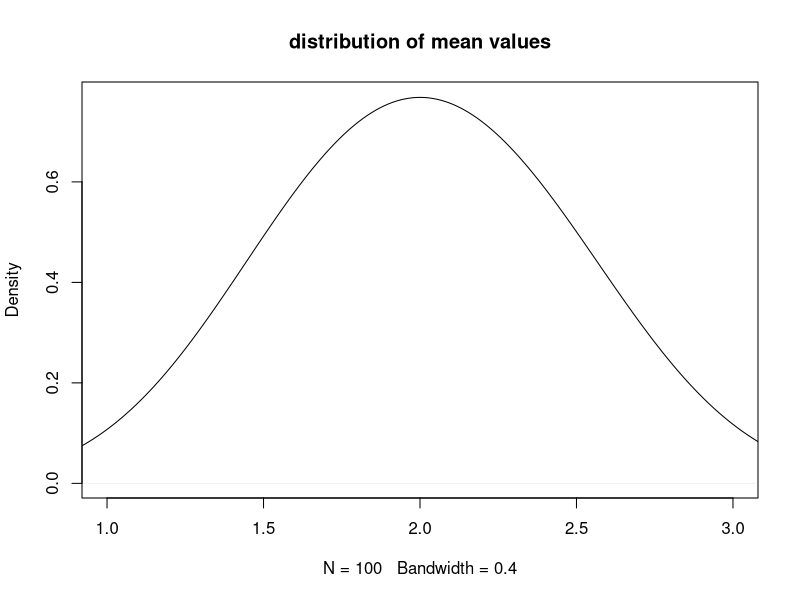
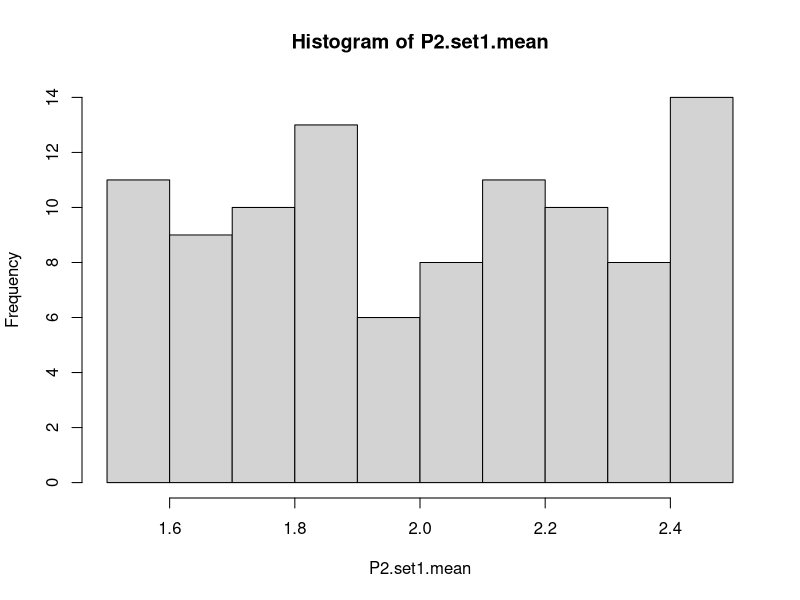
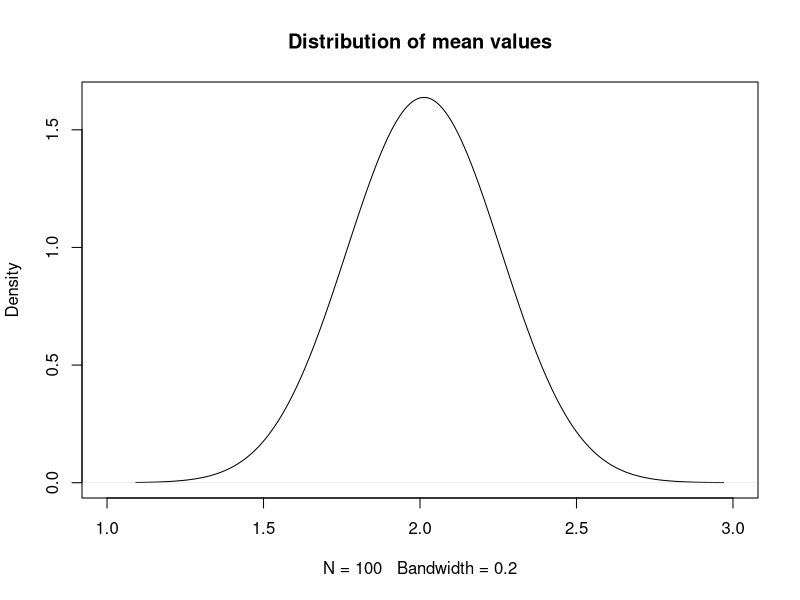
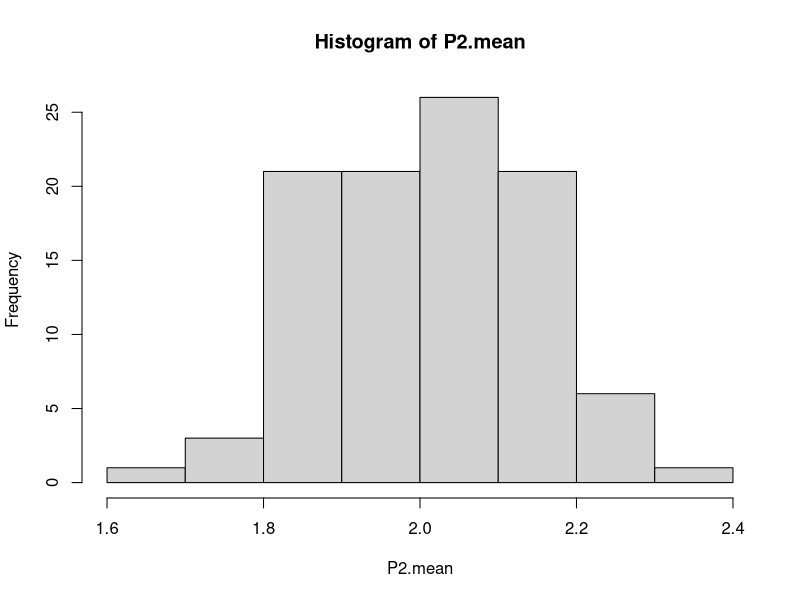
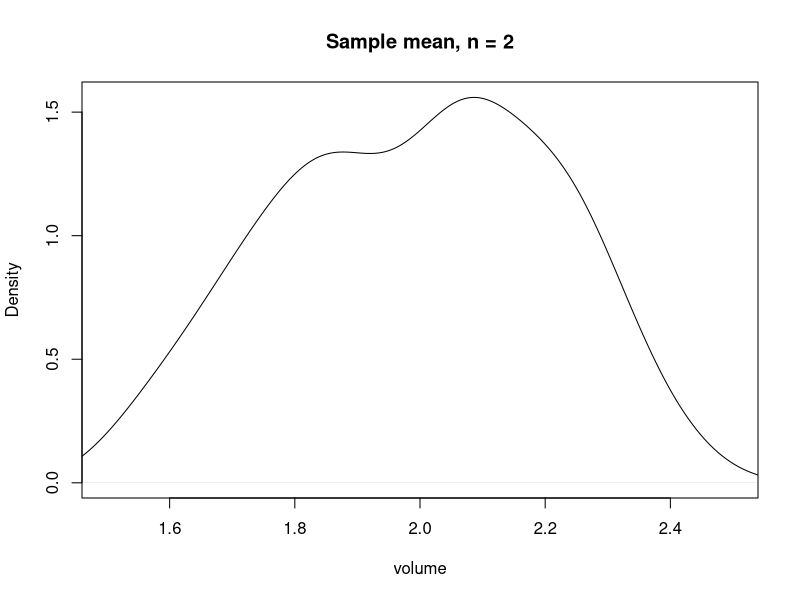
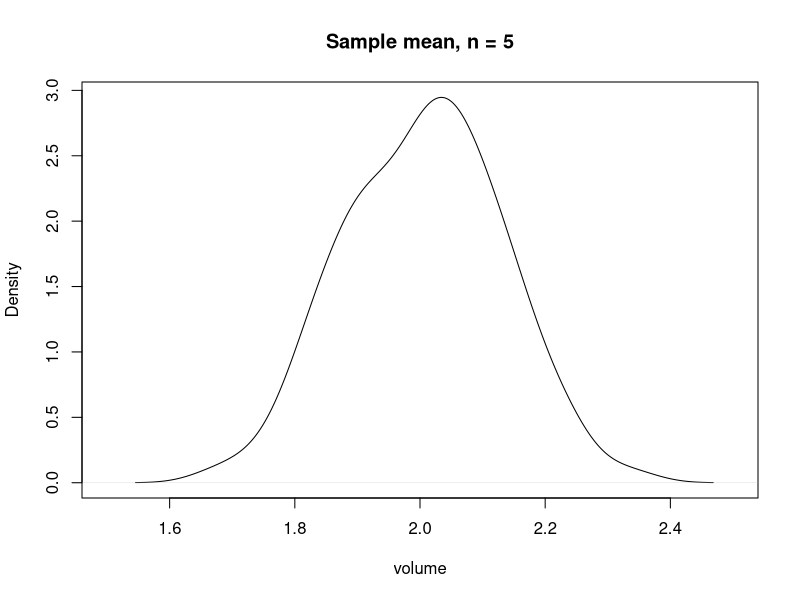
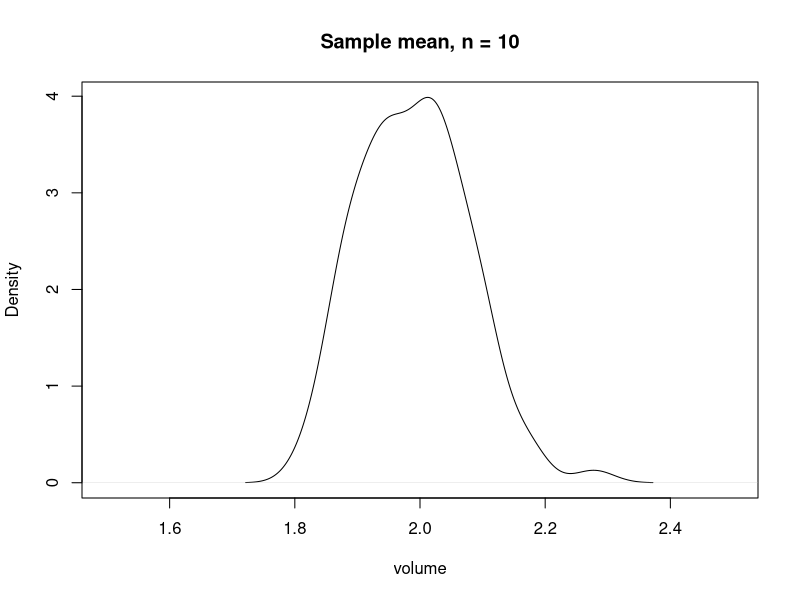
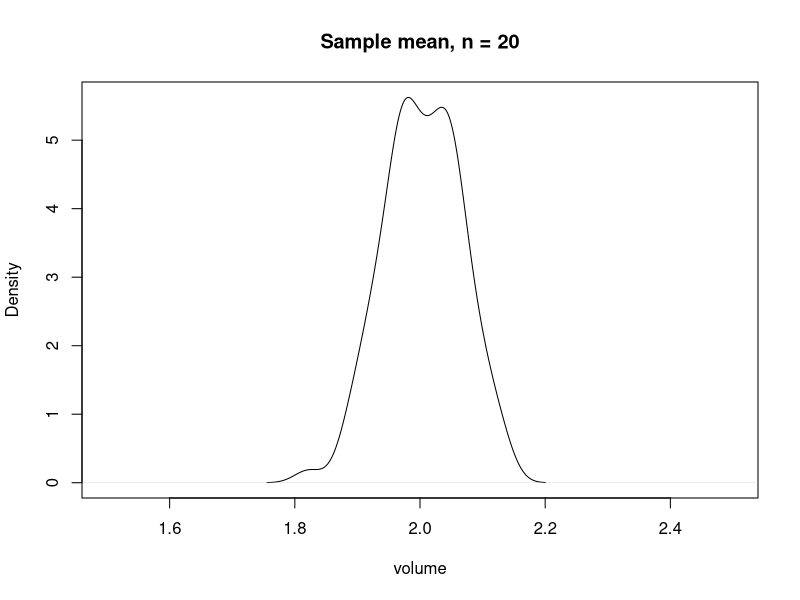

These charts were generated, in order, by the following R code:
## ---- chunk 1
dbinom(x=7, size=10, prob = 0.5) 
# x = number of successes; size = number of trials; prob = probability of success on each trial
## ---- chunk 2
pbinom(6,size=10,prob=0.5,lower.tail=FALSE) 
## ---- chunk 3
# Measurements with P2, varying between 1.5 µl and 2.5 µl
N = 1     # 1 measurement per sample

# for each of the 100 samples, we draw randomly one measurement from a uniform distribution with min=1.5 and max=2.5:
P2.set1 <- sapply(1:100, function(x) {  
  runif(N, min = 1.5, max=2.5)
})        

head(P2.set1)
## ---- chunk 4
P2.set1.mean = sapply(P2.set1,mean)
head(P2.set1.mean)
## ---- chunk 5
plot(density(P2.set1.mean,bw=0.4), xlim = c(1,3),main='distribution of mean values')
hist(P2.set1.mean)
## ---- chunk 6
N = 5     # 5 measurements per sample

P2.sets = lapply(1:100, function(x) {
  runif(N, min = 1.5, max=2.5)
})
head(P2.sets)
## ---- chunk 7
P2.mean <- sapply(P2.sets,mean)
head(P2.mean)
## ---- chunk 8
plot(density(P2.mean,bw=0.2), xlim = c(1,3), main = 'Distribution of mean values')
hist(P2.mean)
## ---- chunk 9
N = c(2,5,10,20,50,100,500)   # increasing number of drops per sample

lapply(N,function(n) {
  P2.exp = lapply(1:100, function(x) {
    runif(n,min = 1.5, max=2.5)
  }) 
  # Calculate the mean
  P2.exp.mean = sapply(P2.exp,mean)
  # plot the distribution of the mean values 
  plot(density(P2.exp.mean), 
     type='l',
     xlab = "volume", 
     main = paste("Sample mean, n =",n),
     xlim = c(1.5,2.5))
})

## ---- chunk 10
# sample size
N <- 1:100 # Goes from 1 to 100 (measurements per sample)

# Calculate the mean of the samples
P2.exp.mean <- sapply(N,function(n) {
  mean(sapply(1:100, function(y){
    mean(runif(n,min = 1.5, max=2.5)) # to get the mean value of the N measurements for each of the 100 samples
  })) # to get the mean of the distribution (of the sample's mean values)
}) 

# Plot the distribution of the means for increasing sample size
plot(P2.exp.mean, ylab = "Mean value for P2 with increasing N", 
     pch=20,
     ylim = c(1.9,2.1),xlab='Sample size');abline(h =2, col = "blue", lty = 2)
## ---- chunk 11
# sample size
N <- 1:100 # Goes from 1 to 100
#
# Calculate the sd of the mean values (is actually the standard error!)
P2.exp.se <- sapply(N,function(n) {
  sd(sapply(1:100, function(y){
    mean(runif(n,min = 1.5, max=2.5))  # to get the mean value of the N measurements for each of the 100 samples
  }) )                                                   # to get the sd of the distribution (of the sample's mean values)
})

# Plot the distribution of the standard error (SE)
plot(P2.exp.se, ylab = "SE value for P2",xlab = 'Sample size',pch=20)
## ---- chunk 12
lambda = 75
## ---- chunk 13
# size of the sample
N = 8
#
# we now draw 100 times samples of size N=8
X = lapply(1:100,function(i) {rpois(N,lambda = lambda)})
## ---- chunk 14
# we compute the sample means
Xm = sapply(X,mean)
# and the sample standard deviations
Xsd = sapply(X,sd) 
## ---- chunk 15
df = N-1
tc = qt(c(0.975),df) # this is the critical value for the t-distribution for df = N-1 degrees of freedom and 95% CI

Xl = Xm-tc*Xsd/sqrt(N) # upper bound of the 95% CI
Xh = Xm+tc*Xsd/sqrt(N) # lower bound of the 95% CI
## ---- chunk 16
col = c('red','blue')

## vector of TRUE/FALSE if the real expectation value lambda is inside the interval
i.ok =  as.factor(Xl < lambda & Xh > lambda)

## plot the mean values and the confidence interval
plot(Xm,ylim=c(50,100),pch=20,ylab="",main=paste("Mean values and confidence intervals,N=",N));abline(h=lambda,lty=3);lapply(1:length(Xl),function(i) {points(c(i,i),c(Xl[i],Xh[i]),type="l",col=col[i.ok[i]],lwd=2)})
## ---- chunk 17
#### Solution

# 1.
pbinom(49,size=100,prob=0.5,lower.tail=FALSE)
# or
1-pbinom(49,size=100,prob=0.5,lower.tail=TRUE)

# 2.
pbinom(49,size=100,prob=2/3,lower.tail=FALSE)
# or
1-pbinom(49,size=100,prob=2/3,lower.tail=TRUE)

# 3. 
qbinom(0.7,size=20,prob=0.8)
## ---- chunk 18
#### Solution

# 1.
# Expected amounts of red and green per pack:
green.exp = 84/6
red.exp = 84/6
green.exp; red.exp

# 2.
packs = 10

red.obs = c(12,16,17,12,16,13,11,18,13,19)
green.obs = c(11,10,15,16,12,14,13,10,13,17)

m.red = mean(red.obs)
m.green = mean(green.obs)

##critical value, using a t-distribution
t_95 = qt(0.975,df=packs-1)

## confidence interval (poisson distribution)

m.red-t_95*sqrt(m.red)/sqrt(length(red.obs)) 
m.red+t_95*sqrt(m.red)/sqrt(length(red.obs))

m.green-t_95*sqrt(m.green)/sqrt(length(green.obs))
m.green+t_95*sqrt(m.green)/sqrt(length(green.obs))
